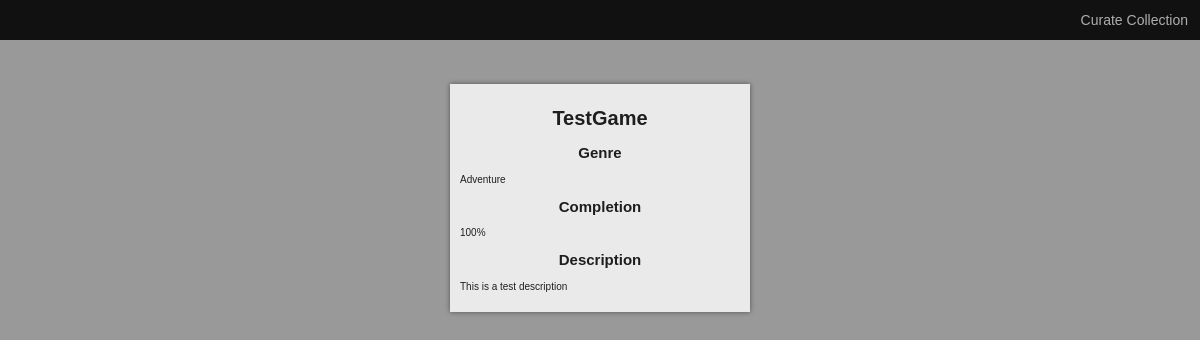
Before: / with the older database file.
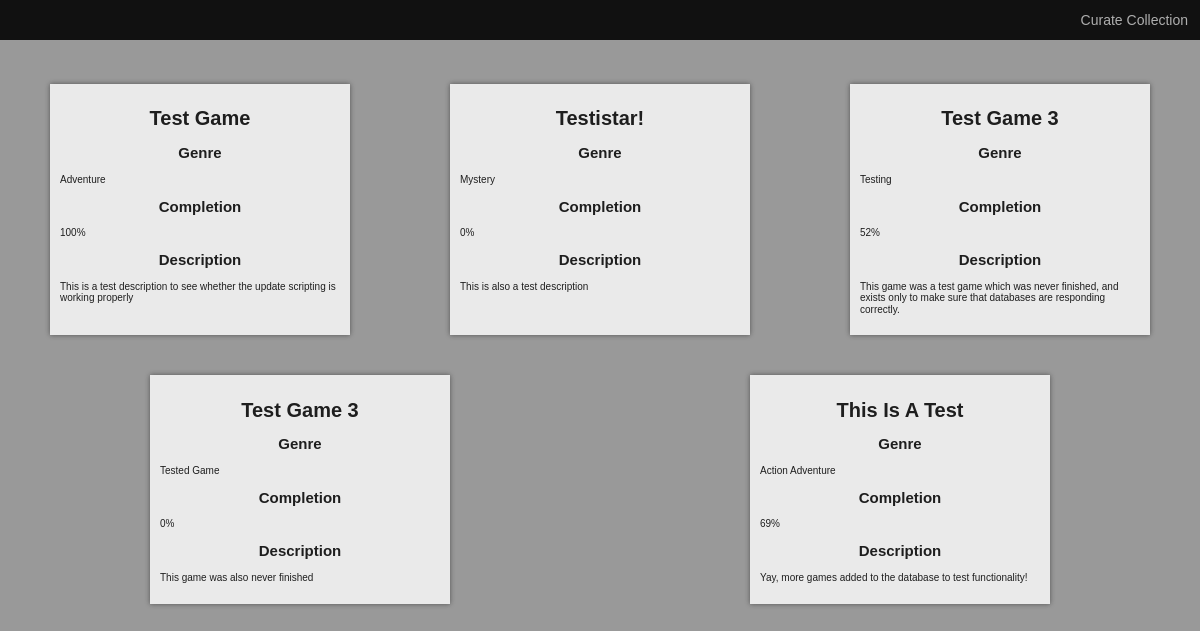
After: the same page with the newer database file.
### tables this page shows
CREATE TABLE `games` (
  `id` int(11) unsigned NOT NULL AUTO_INCREMENT,
  `title` varchar(20) DEFAULT NULL,
  `description` varchar(500) DEFAULT NULL,
  `completion` tinyint(3) DEFAULT NULL,
  `genre` varchar(20) DEFAULT NULL,
  `is_deleted` tinyint(1) NOT NULL DEFAULT '0',
  PRIMARY KEY (`id`)
);

### card.php (the view, shortened to what this page needs)
<?php
class Card
{
    public $title;
    public $attribs = [];
    public function __construct (String $title, Array $attribs=[])
    {
        $this->title = $title;
        $this->attribs = $attribs;
    }
    public function printCard() : String
    {
        $return = '';
        $return .= '<div class="itemCard">';
        $return .= ('<h1>' . $this->title . '</h1>');
        foreach($this->attribs as $attrib => $desc)
        {
            $return .= '<h2>' . $attrib . '</h2>';
            $return .= '<p>' . $desc . '</p>';
        }
        $return .= '</div>';
        return $return;
    }
}

### index.php (shortened to what this page needs)
 <html lang="en-GB">
    <head>
        <link rel="stylesheet" type="text/css" href="normalise.css">
        <link rel="stylesheet" type="text/css" href="styles.css">
    </head>
    <body>
        <nav>
            <div class=links>
                <a href="curate.php">Curate Collection</a>
            </div>
        </nav>
        <div class="container">
            <?php
                require_once 'card.php';
                require_once 'loadCards.php';
                echo loadCards();
            ?>
        </div>
    </body>
</html>

### loadCards.php (shortened to what this page needs)
<?php
require_once 'card.php';
function loadCards() : String {
    $return = '';
    $db = connectToDb();
    $query = $db->prepare('SELECT `title`,`genre`,`completion`,`description` FROM `games` WHERE `is_deleted`=0;');
    $query->execute();
    $result = $query->fetchAll();
    foreach ($result as $entry) {
        if (is_string($entry['title'])) {
            $cardTitle = $entry['title'];
            unset($entry['title']);
            if (isset($entry['completion'])) {
                $entry['completion'] .= '%';
            }
            $card = new Card($cardTitle, $entry);
            $return .= $card->printCard();
        }
    }
    return $return;
}

### normalise.css (style rules this page uses)
html { line-height: 1.15; -webkit-text-size-adjust: 100%; }
body { margin: 0; }
h1 { font-size: 2em; margin: 0.67em 0; }
a { background-color: transparent; }

### styles.css (style rules this page uses)
html { font-size: 62.5%; }
body { background-color: #999999; font-family: sans-serif; }
nav { background-color: #111111; padding: 1.2rem; overflow: auto; }
nav a { text-decoration: none; color: #AEAEAE; font-size: 1.4rem; padding-left: 1em; float: right; }
.container { display: flex; margin: 2.4rem auto; justify-content: space-around; flex-wrap: wrap; }
.itemCard { box-sizing: border-box; width: 30rem; background-color: #FFFFFF; opacity: 80%; padding: 1rem; box-shadow: 0 0 5px #434343; margin: 2rem 0.5rem; }
.itemCard h1, .itemCard h2 { text-transform: capitalize; }
h1, h2, h3 { display: block; width: 100%; text-align: center; }

Changed rows visible on the page:
changed games "Adventure": title "TestGame" → "Test Game"
added games: title "Testistar!", attrib "Genre", genre "Mystery", attrib "Completion", desc "0%", attrib "Description", description "This is also a test description"
added games: title "Test Game 3", attrib "Genre", genre "Testing", attrib "Completion", desc "52%", attrib "Description", description "This game was a test game which was never finished, and exists only to make sure that databases are responding correctly."
added games: title "Test Game 3", attrib "Genre", genre "Tested Game", attrib "Completion", desc "0%", attrib "Description", description "This game was also never finished"
added games: title "This Is A Test", attrib "Genre", genre "Action Adventure", attrib "Completion", desc "69%", attrib "Description", description "Yay, more games added to the database to test functionality!"
Other visible differences:
new list line: "Description This is a test description to see whether the update scripting is working properly"
list line gone: "Description This is a test description"
